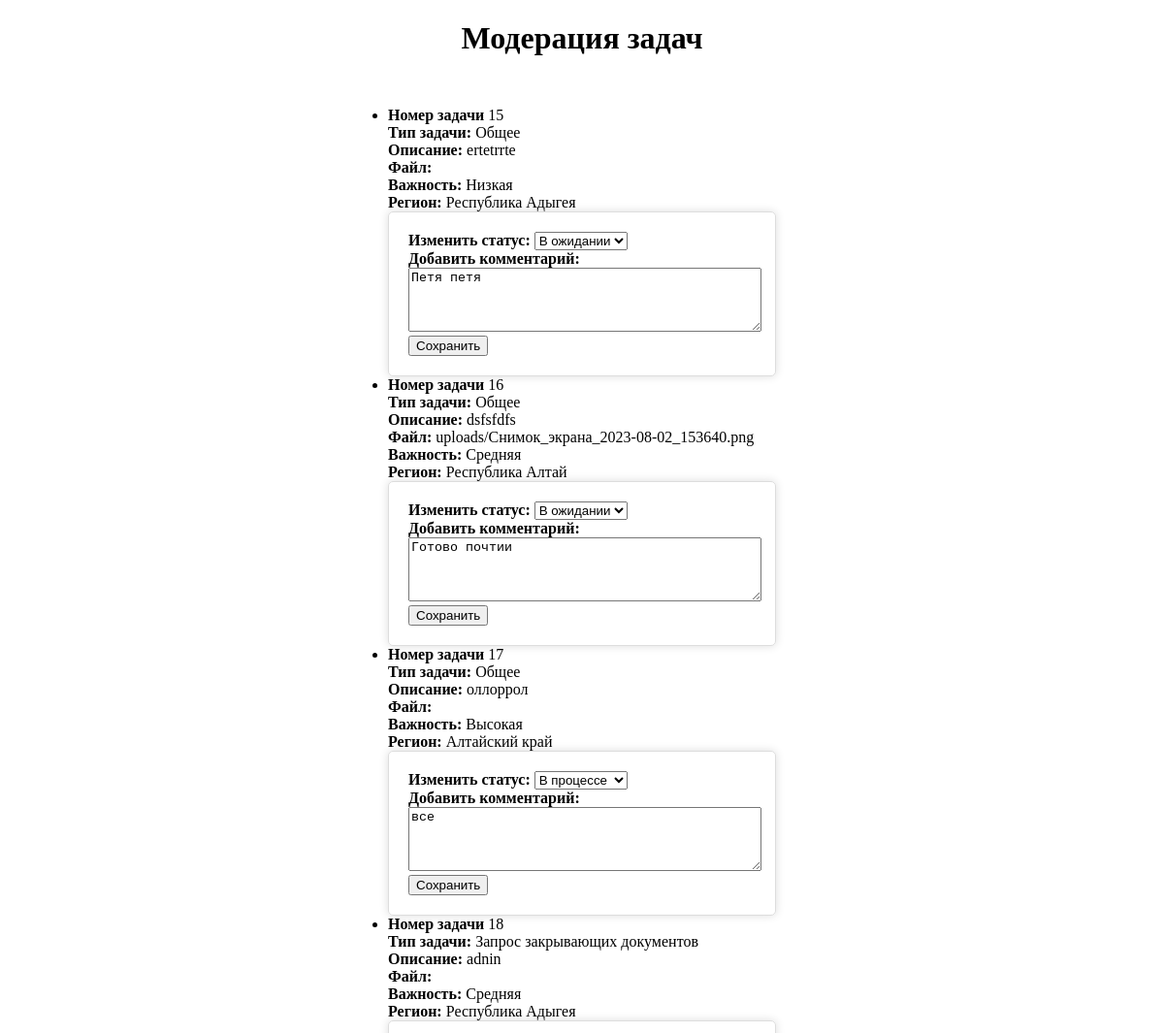
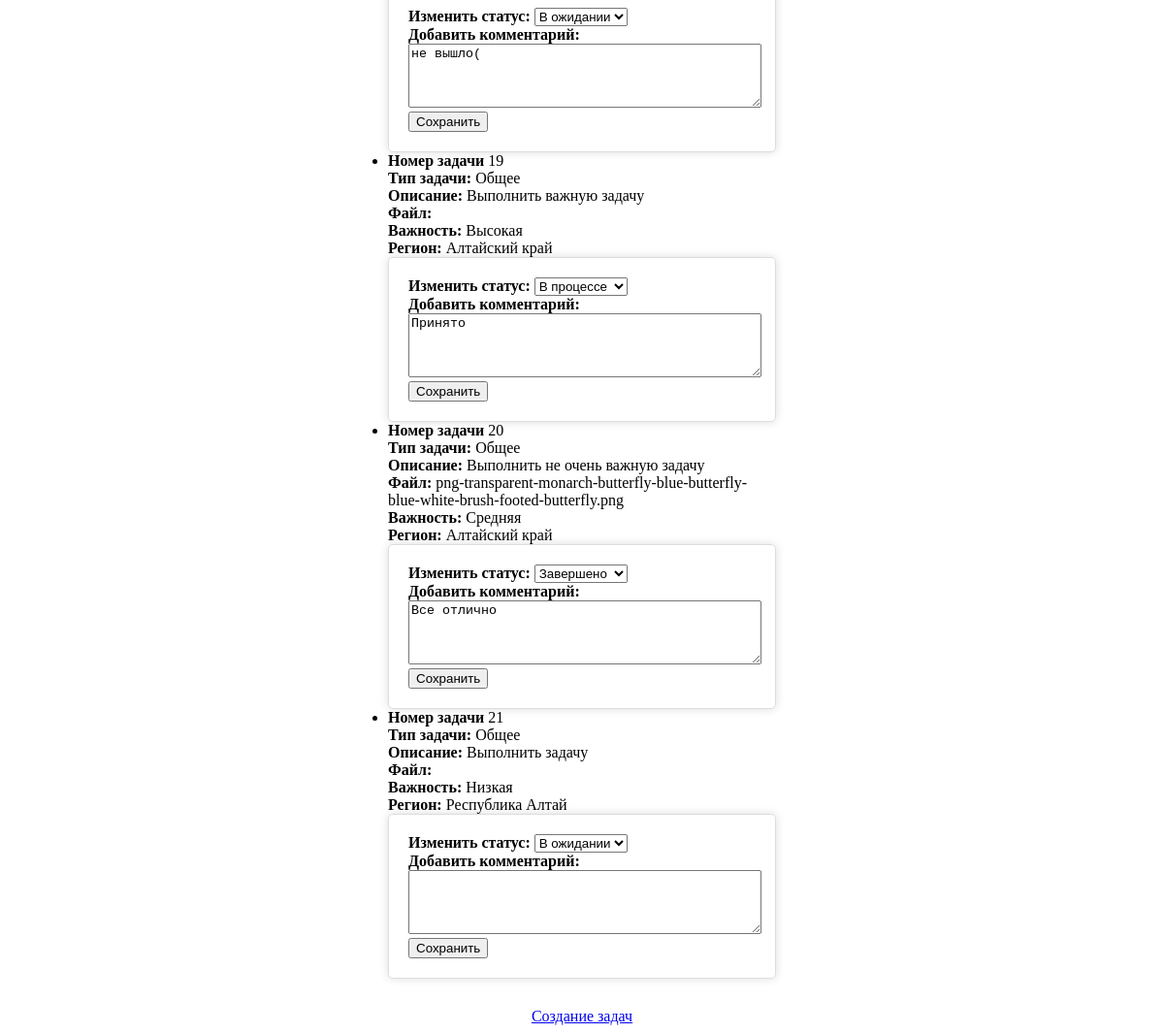
The app's page /moderator_view/ (signed in) with its own data (2 pictures, top to bottom).
### tasks/models.py (models this page shows, shortened)
class Task(models.Model):
    TASK_TYPES = (
        ('Тип1', 'Общее'),
        ('Тип2', 'Не зачислен платеж'),
        ('Тип3', 'Запрос закрывающих документов'),
    )
    task_type = models.CharField(max_length=10, choices=TASK_TYPES, verbose_name='Тип задачи*', default='Тип1')
    description = models.TextField(verbose_name='Описание')
    file = models.FileField(verbose_name='Файл', upload_to='uploads/', null=True, blank=True)
    IMPORTANCE_CHOICES = (
        ('низкая', 'Низкая'),
        ('средняя', 'Средняя'),
        ('высокая', 'Высокая'),
    )
    importance = models.CharField(max_length=50, choices=IMPORTANCE_CHOICES, verbose_name='Важность', default='низкая')
    REGION_CHOICES = (
        ('регион1', 'Республика Адыгея'),
        ('регион2', 'Республика Алтай'),
        ('регион3', 'Алтайский край'),
        ('регион4', 'Амурская область'),
        ('регион5', 'Архангельская область'),
        ('регион6', 'Астраханская область'),
    )
    region = models.CharField(max_length=100, choices=REGION_CHOICES, verbose_name='Регион*', default='регион1')
    user = models.ForeignKey(User, on_delete=models.CASCADE, related_name='tasks', verbose_name='Пользователь')
    STATUS_CHOICES = (
        ('в ожидании', 'В ожидании'),
        ('в процессе', 'В процессе'),
        ('завершено', 'Завершено'),
    )
    comments = models.TextField(verbose_name='Комментарий', blank=True)
    status = models.CharField(max_length=20, choices=STATUS_CHOICES, default='в ожидании')
    history = HistoricalRecords()

### tasks/views.py (the view)
# urls.py: path('moderator_view/', views.moderator_view, name='moderator_view'),
@login_required
def moderator_view(request):
    tasks = Task.objects.all()
    if request.method == 'POST':
        form = StatusComment(request.POST)
        if form.is_valid():
            task_id = request.POST.get('task_id')
            new_status = request.POST.get('status')
            comment_text = request.POST.get('comments')
            task = Task.objects.get(pk=task_id)
            task.status = new_status
            task.comments = comment_text
            task.save()
            if new_status == 'завершено':
                subject = 'Задача завершена'
                message = f'Задача {task.id} завершена: {comment_text}'
                send_email(subject, message)
            return redirect('moderator_view')
    else:
        form = StatusComment()
    return render(request, 'moderator_view.html', {'tasks': tasks, 'form': form, })

### tasks/forms.py
class StatusComment(forms.ModelForm):
    class Meta:
        model = Task
        fields = ['status', 'comments']

### tasks/templates/moderator_view.html (shortened to what this page needs)
{% load static %}
<!DOCTYPE html>
<html lang="en">
<head>
  <link rel="stylesheet" href="{% static 'css/styles.css' %}">
</head>
<body>
{% block content %}
<h1>Модерация задач</h1>
<ul style="max-width: 400px;
    margin: 0 auto;
    padding: 30px;">
    {% for task in tasks %}
    <li>
        <strong>Номер задачи</strong> {{ task.id }}<br>
        <strong>Тип задачи:</strong> {{ task.get_task_type_display }}<br>
        <strong>Описание:</strong> {{ task.description }}<br>
        <strong>Файл:</strong> {{ task.file }}<br>
        <strong>Важность:</strong> {{ task.get_importance_display }}<br>
        <strong>Регион:</strong> {{ task.get_region_display }}<br>
        </li>
        <form method="post">
            <label for="new_status">Изменить статус:</label>
            <select id="new_status" name="status">
                <option value="в ожидании" {% if task.status == 'в ожидании' %}selected{% endif %}>В ожидании</option>
                <option value="в процессе" {% if task.status == 'в процессе' %}selected{% endif %}>В процессе</option>
                <option value="завершено" {% if task.status == 'завершено' %}selected{% endif %}>Завершено</option>
            </select><br>
            <label for="comments">Добавить комментарий:</label>
            <textarea id="comments" name="comments" rows="4" cols="50">{{ task.comments }}</textarea><br>
            <button type="submit">Сохранить</button>
        </form>
    {% empty %}
    <p>Нет задач для модерации.</p>
    {% endfor %}
</ul>
    <div style="text-align: center;">
            <a href="{% url 'create_task' %}">Создание задач</a>
    </div>
{% endblock %}
</body>
</html>

### tasks/static/css/styles.css (style rules this page uses)
form { max-width: 400px; margin: 0 auto; padding: 20px; border: 1px solid #ddd; border-radius: 5px; box-shadow: 0px 0px 10px #ddd; }
h1 { text-align: center; }
label { font-weight: bold; }
textarea { width: 100%; }

### records on screen
Task: id "15", task_type "Общее", description "ertetrrte", importance "Низкая", region "Республика Адыгея", status "В ожидании", comments "Петя петя"
Task: id "16", task_type "Общее", description "dsfsfdfs", file "uploads/Снимок_экрана_2023-08-02_153640.png", importance "Средняя", region "Республика Алтай", status "В ожидании", comments "Готово почтии"
Task: id "17", task_type "Общее", description "оллоррол", importance "Высокая", region "Алтайский край", status "В процессе", comments "все"
Task: id "18", task_type "Запрос закрывающих документов", description "adnin", importance "Средняя", region "Республика Адыгея", status "В ожидании", comments "не вышло("
Task: id "19", task_type "Общее", description "Выполнить важную задачу", importance "Высокая", region "Алтайский край", status "В процессе", comments "Принято"
Task: id "20", task_type "Общее", description "Выполнить не очень важную задачу", file "png-transparent-monarch-butterfly-blue-butterfly-blue-white-brush-footed-butterfly.png", importance "Средняя", region "Алтайский край", status "Завершено", comments "Все отлично"
Task: id "21", task_type "Общее", description "Выполнить задачу", importance "Низкая", region "Республика Алтай", status "В ожидании"
